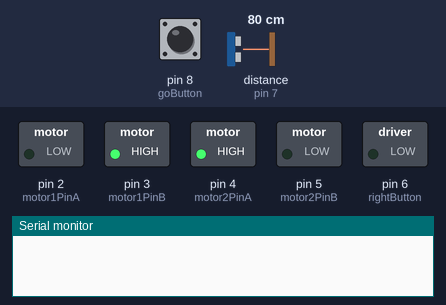
Bench run of a sketch on a simulated Arduino Uno, built with avr-gcc and run on an emulated ATmega328P. Shown: switched loads named in the sketch (green lamp = pin HIGH), the last lines printed to the serial monitor. The test bench sets the inputs (shaded band); at power-on: pin 8 (goButton) LOW, distance to the obstacle (sensor on pin 7) 80 cm. The echo pulse lasts 58.3 µs per cm.

Above: at 1.2 s.
1.3 s: pin 8 (goButton) pulled HIGH for 0.15 s
At 1.8 s:
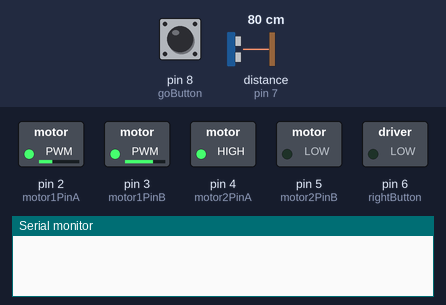
3.5 s: distance to the obstacle (sensor on pin 7) set to 18 cm
6.5 s: distance to the obstacle (sensor on pin 7) set to 14 cm
At 9.1 s:
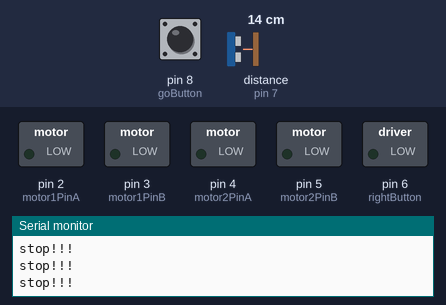
9.5 s: pin 8 (goButton) pulled HIGH for 1 s
12.6 s: distance to the obstacle (sensor on pin 7) set to 35 cm
At 13.2 s:
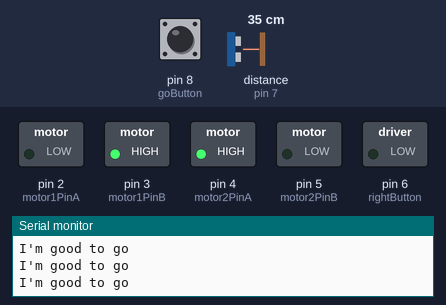
14.1 s: pin 8 (goButton) pulled HIGH for 0.15 s
At 14.6 s:
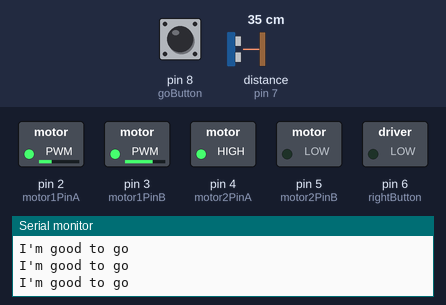
Timing chart, 0 to 17.1 s (numbered marks = the images above; inputs shaded):
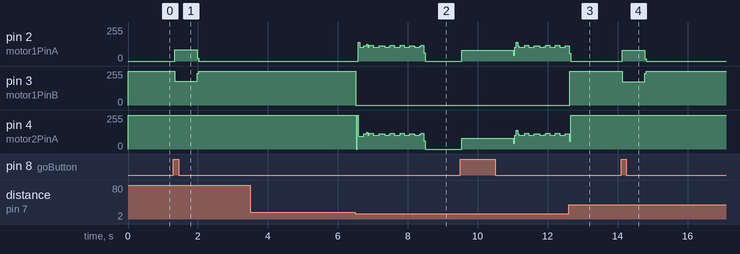

The sketch:

car_chaos_avoid_collision.ino
```cpp
const int motor1PinA = 2;
const int motor1PinB = 3;

const int motor2PinA = 4;
const int motor2PinB = 5;

const int rightButton = 6;
const int leftButton = 7;

const int goButton = 8;

int speed = 255;


//distance stuff
// defines pins numbers
const int trigPin = 6;
const int echoPin = 7;
// defines variables
long duration;
int distance;
long collisionTimer = 0;
bool colliding = false;
int initiateRunningAway = 0;
int runningAwayTimer = 0;


void setup() {
  // set the pushbutton as an input:
  // pinMode(switchPin, INPUT);

  // set all the other pins you're using as outputs:
  pinMode(motor1PinA, OUTPUT);
  pinMode(motor1PinB, OUTPUT);
  pinMode(motor2PinA, OUTPUT);
  pinMode(motor2PinB, OUTPUT);
  pinMode(rightButton, INPUT);
  pinMode(leftButton, INPUT);
  pinMode(goButton, INPUT);

  //distance stuff
  pinMode(trigPin, OUTPUT);  // Sets the trigPin as an Output
  pinMode(echoPin, INPUT);   // Sets the echoPin as an Input
  Serial.begin(9600);
}

void loop() {

  int rightButtonState = digitalRead(rightButton);
  int leftButtonState = digitalRead(leftButton);
  int goButtonState = digitalRead(goButton);


  if (goButtonState) {
    initiateRunningAway = 1;
    runningAwayTimer = millis();
  }

  if (initiateRunningAway == 1) {
    startRunningAway();
  }

  if (colliding == false) {
    moveForward();
  } else {
    stopWheels();
  }


  // if (goButtonState == HIGH) {
  //   moveForward();
  // } else if (rightButtonState == HIGH && leftButtonState == LOW) {
  //   turnRight();
  // } else if (rightButtonState == LOW && leftButtonState == HIGH) {
  //   turnLeft();
  // } else if (rightButtonState == HIGH && leftButtonState == HIGH) {
  //   moveBackwards();
  // } else {
  //   stopWheels();
  // }
}


void turnLeft() {
  digitalWrite(motor1PinA, LOW);
  digitalWrite(motor1PinB, speed);
  digitalWrite(motor2PinA, LOW);
  digitalWrite(motor2PinB, speed);
}


void turnRight() {
  digitalWrite(motor1PinA, speed);
  digitalWrite(motor1PinB, LOW);
  digitalWrite(motor2PinA, speed);
  digitalWrite(motor2PinB, LOW);
}

void moveForward() {
  digitalWrite(motor1PinA, LOW);
  digitalWrite(motor1PinB, speed);
  digitalWrite(motor2PinA, speed);
  digitalWrite(motor2PinB, LOW);
}

void moveBackwards() {
  digitalWrite(motor1PinA, speed);
  digitalWrite(motor1PinB, LOW);
  digitalWrite(motor2PinA, LOW);
  digitalWrite(motor2PinB, speed);
}

void stopWheels() {
  digitalWrite(motor1PinA, LOW);
  digitalWrite(motor1PinB, LOW);
  digitalWrite(motor2PinA, LOW);
  digitalWrite(motor2PinB, LOW);
}

void startRunningAway() {

  if (millis() - runningAwayTimer < 500) turnRight();
  else if (millis() - runningAwayTimer < 7000) {
    preventCollision();
    if (colliding == false) {
      moveForward();
    }
  } else {
    stopWheels();
    initiateRunningAway = 0;
  }
}

void preventCollision() {
  // Clears the trigPin
  digitalWrite(trigPin, LOW);
  delayMicroseconds(2);
  // Sets the trigPin on HIGH state for 10 micro seconds
  digitalWrite(trigPin, HIGH);
  delayMicroseconds(10);
  digitalWrite(trigPin, LOW);
  // Reads the echoPin, returns the sound wave travel time in microseconds
  duration = pulseIn(echoPin, HIGH);
  // Calculating the distance
  distance = duration * 0.034 / 2;
  // Prints the distance on the Serial Monitor
  // Serial.println(distance);


  if (distance < 15) {

    colliding = true;
    // we might not need that
    // if (millis() - collisionTimer > 2000) {
    //   stopWheels();
    //   collisionTimer = millis();
    // }

    if (millis() - collisionTimer > 10) {
      turnRight();
      collisionTimer = millis();
    }

    Serial.println("stop!!!");
  } else {
    Serial.println("I'm good to go");
    colliding = false;
  }
}
```

Measured:
- the behaviour switches between 16 and 15 cm on distance to the obstacle (sensor on pin 7) (found by bisection; images 1 and 2)
- after the input at 1.3 s, pin 2 (motor1PinA): 0/255 → 83/255 at once, → 0/255 0.64 s later; pin 3 (motor1PinB): 255/255 → 177/255 at once, → 255/255 0.64 s later
- after the input at 6.5 s, pin 3 (motor1PinB): 255/255 → 0/255 at once
- after the input at 12.6 s, pin 3 (motor1PinB): 0/255 → 255/255 at once
- after the input at 14.1 s, pin 2 (motor1PinA): 0/255 → 79/255 at once, → 0/255 0.64 s later; pin 3 (motor1PinB): 255/255 → 175/255 at once, → 255/255 0.64 s later
